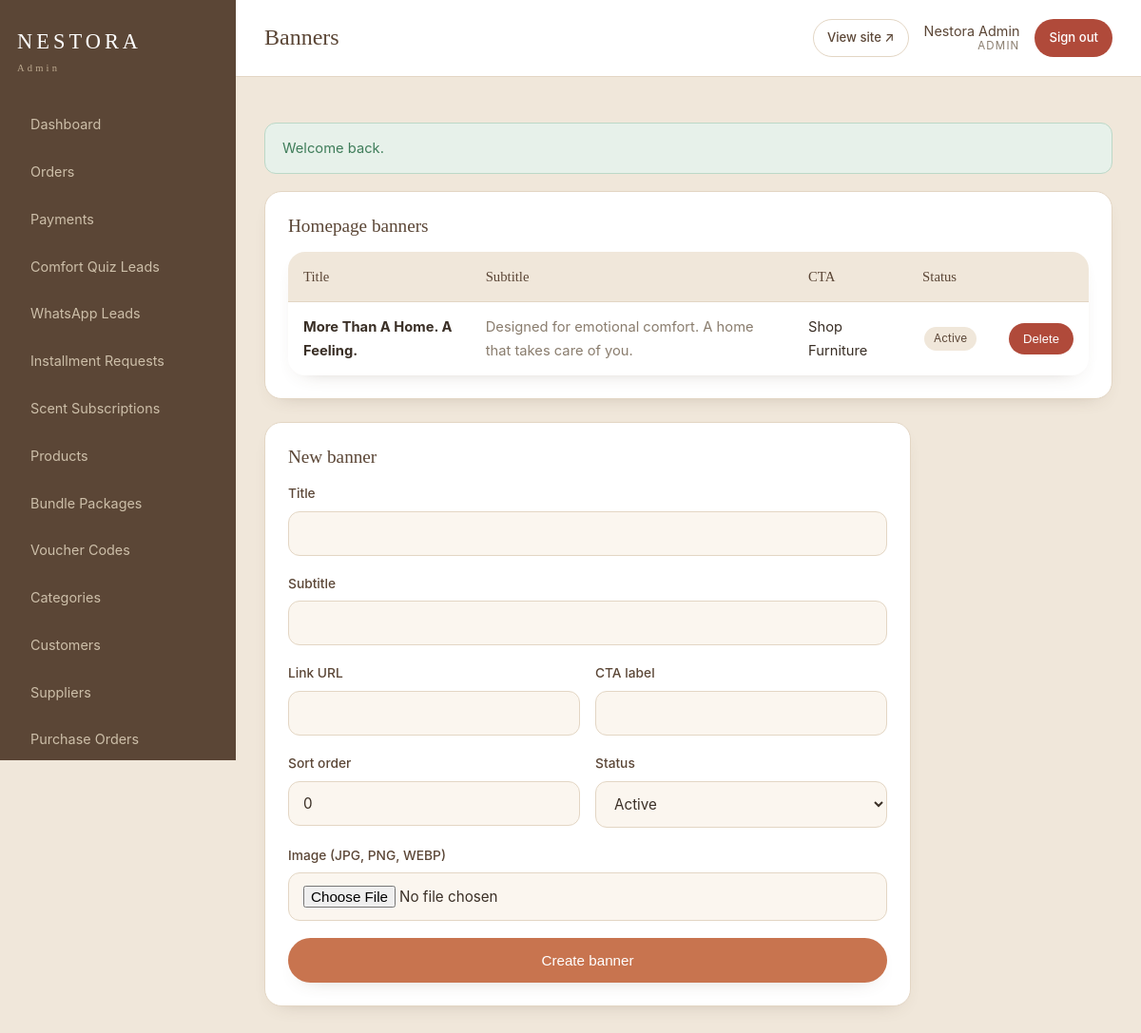
Screenshot of /admin/banners.php (signed in) with the database file from the repository.
### tables this page shows
CREATE TABLE IF NOT EXISTS homepage_banners (
    id          INT UNSIGNED NOT NULL AUTO_INCREMENT,
    title       VARCHAR(190)  NULL,
    subtitle    VARCHAR(255)  NULL,
    image_path  VARCHAR(255)  NULL,
    link_url    VARCHAR(255)  NULL,
    cta_label   VARCHAR(80)   NULL,
    sort_order  INT           NOT NULL DEFAULT 0,
    status      ENUM('active','hidden') NOT NULL DEFAULT 'active',
    created_at  DATETIME      NOT NULL DEFAULT CURRENT_TIMESTAMP,
    updated_at  DATETIME      NOT NULL DEFAULT CURRENT_TIMESTAMP ON UPDATE CURRENT_TIMESTAMP,
    PRIMARY KEY (id)
);

### inc/functions.php (called while the page is built, shortened)
<?php
function e(?string $value): string
{
    return htmlspecialchars((string) $value, ENT_QUOTES | ENT_SUBSTITUTE, 'UTF-8');
}
function label(string $value): string
{
    return ucwords(str_replace('_', ' ', $value));
}

### admin/banners.php (the view, shortened to what this page needs)
<?php
$pdo = db();
$banners = $pdo->query("SELECT * FROM homepage_banners ORDER BY sort_order, id")->fetchAll();
require_once __DIR__ . '/../inc/admin_layout.php';
?>
<div class="panel">
    <h2>Homepage banners</h2>
    <?php if (!$banners): ?><p class="muted">No banners yet.</p><?php else: ?>
    <table class="table">
        <thead><tr><th>Title</th><th>Subtitle</th><th>CTA</th><th>Status</th><th></th></tr></thead>
        <tbody>
        <?php foreach ($banners as $b): ?>
            <tr>
                <td><strong><?= e((string)$b['title']) ?></strong></td>
                <td class="muted"><?= e((string)$b['subtitle']) ?></td>
                <td><?= e((string)$b['cta_label']) ?></td>
                <td><span class="tag"><?= e(label($b['status'])) ?></span></td>
                <td>
                    <form method="post" data-confirm="Delete this banner?">
                        <button class="btn btn-danger btn-sm" type="submit">Delete</button>
                    </form>
                </td>
            </tr>
        <?php endforeach; ?>
        </tbody>
    </table>
    <?php endif; ?>
</div>
<form class="panel" method="post" enctype="multipart/form-data" style="max-width:680px">
    <h2>New banner</h2>
    <div class="field"><label>Title</label><input type="text" name="title"></div>
    <div class="field"><label>Subtitle</label><input type="text" name="subtitle"></div>
    <div class="form-row">
        <div class="field"><label>Link URL</label><input type="text" name="link_url"></div>
        <div class="field"><label>CTA label</label><input type="text" name="cta_label"></div>
    </div>
    <div class="form-row">
        <div class="field"><label>Sort order</label><input type="number" name="sort_order" value="0"></div>
        <div class="field"><label>Status</label><select name="status"><option value="active">Active</option><option value="hidden">Hidden</option></select></div>
    </div>
    <div class="field"><label>Image (JPG, PNG, WEBP)</label><input type="file" name="image" accept="image/jpeg,image/png,image/webp"></div>
    <button class="btn btn-primary btn-block" type="submit">Create banner</button>
</form>

### assets/css/style.css (style rules this page uses)
:root { --cream:#fbf6ef; --oat:#f0e7da; --beige:#e7d8c4; --terracotta:#c8744f; --terracotta-dark:#a85a3a; --brown:#5b4636; --olive-grey:#7c7a6c; --ink:#3a2f26; --muted:#8a7d6e; --line:#e3d6c4; --white:#ffffff; --ok:#3f7d5a; --warn:#b8862b; --err:#b04a3a; --radius:18px; --radius-lg:28px; --shadow:0 18px 40px -22px rgba(91,70,54,.45); --shadow-sm:0 8px 22px -16px rgba(91,70,54,.45); --font-serif:'Fraunces',Georgia,serif; --font-sans:'Inter',system-ui,-apple-system,sans-serif; }
* { box-sizing:border-box;margin:0;padding:0 }
html { scroll-behavior:smooth }
body { font-family:var(--font-sans); color:var(--ink); background:var(--cream); line-height:1.65; -webkit-font-smoothing:antialiased; }
h1,h2,h3,h4 { font-family:var(--font-serif);font-weight:500;line-height:1.2;color:var(--brown) }
.btn { display:inline-block;padding:14px 28px;border-radius:999px; font-weight:500;font-size:.95rem;cursor:pointer;border:1px solid transparent; transition:transform .18s ease, box-shadow .18s ease, background .18s ease; }
.btn-primary { background:var(--terracotta);color:#fff;box-shadow:var(--shadow-sm) }
.btn-block { display:block;width:100%;text-align:center }
.field { margin-bottom:18px }
.field label { display:block;font-size:.86rem;font-weight:500;margin-bottom:7px;color:var(--brown) }
.field input,.field select,.field textarea { width:100%;padding:13px 15px;border:1px solid var(--line);border-radius:12px; font-family:inherit;font-size:.95rem;background:var(--cream);color:var(--ink); }
.form-row { display:grid;grid-template-columns:1fr 1fr;gap:16px }
.table { width:100%;border-collapse:collapse;background:#fff;border-radius:var(--radius);overflow:hidden;box-shadow:var(--shadow-sm) }
.table th,.table td { padding:14px 16px;text-align:left;border-bottom:1px solid var(--line);font-size:.92rem }
.table th { background:var(--oat);font-family:var(--font-serif);font-weight:500;color:var(--brown) }
.table tr:last-child td { border-bottom:none }
.admin-body { background:var(--oat) }
.panel { background:#fff;border:1px solid var(--line);border-radius:var(--radius);padding:24px;box-shadow:var(--shadow-sm);margin-bottom:24px }
.panel h2 { font-size:1.2rem;margin-bottom:16px }
.btn-sm { padding:8px 14px;font-size:.82rem }
.btn-danger { background:var(--err);color:#fff }
.muted { color:var(--muted) }
.tag { display:inline-block;background:var(--oat);border-radius:99px;padding:3px 10px;font-size:.74rem;color:var(--brown);margin:2px }

### rows the page displays
homepage_banners: title "More Than A Home. A Feeling.", subtitle "Designed for emotional comfort. A home that takes care of you.", cta_label "Shop Furniture", status "Active"

### other values shown
$title "Dashboard"
$title "Orders"
$title "Payments"
$title "Comfort Quiz Leads"
$title "WhatsApp Leads"
$title "Installment Requests"
$title "Scent Subscriptions"
$title "Products"
$title "Bundle Packages"
$title "Voucher Codes"
$title "Categories"
$title "Customers"
$title "Suppliers"
$title "Purchase Orders"
$pageTitle "Banners"
